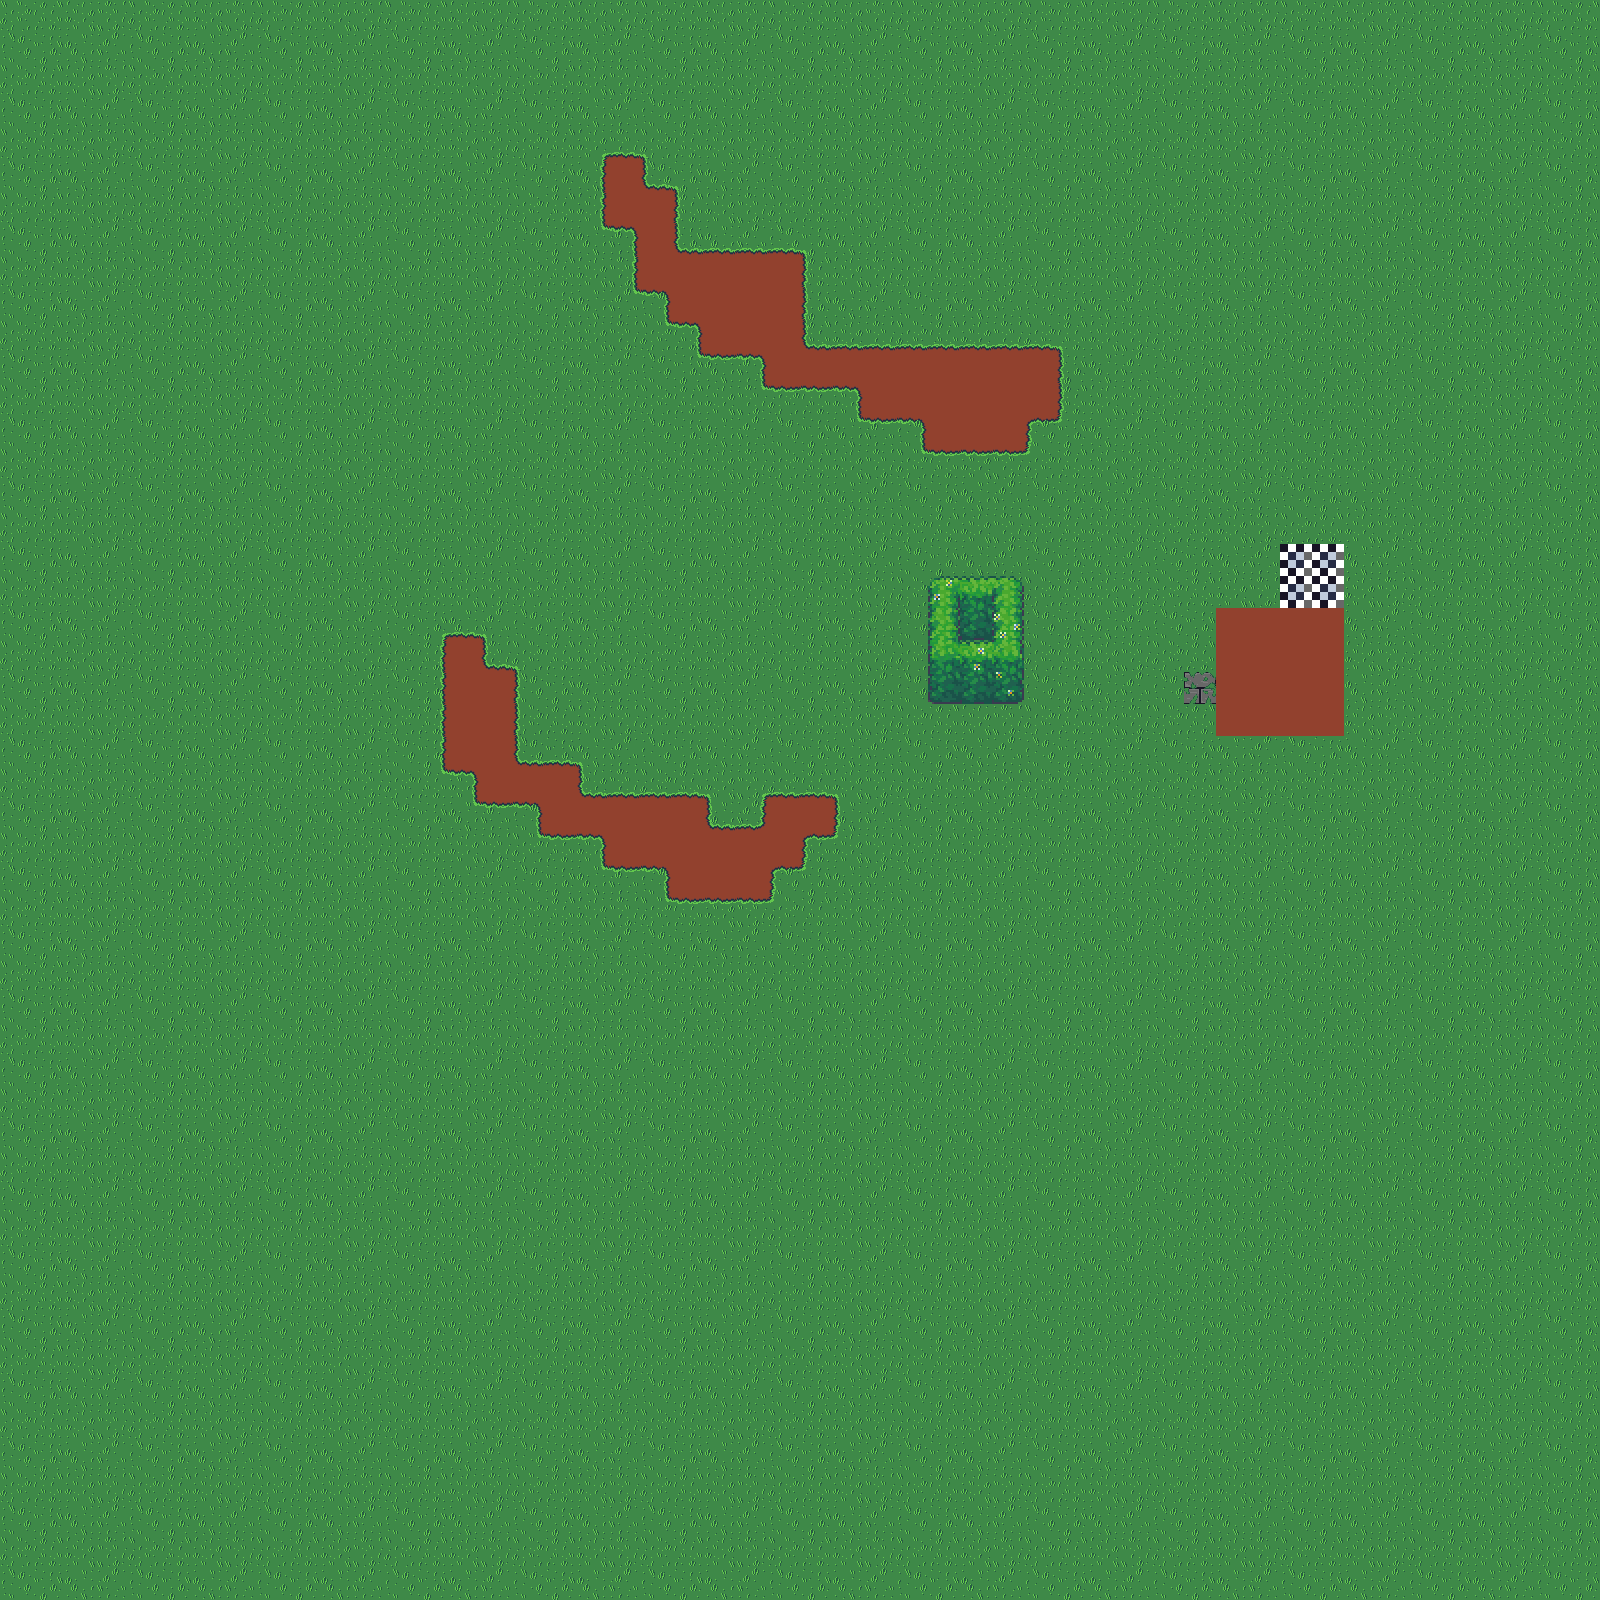

This is a level from a 2D game, rendered from its Tiled map with the project's own tilesets. A one-line summary and the map file follow, with tile-layer data summarised:
An orthogonal 50x50 tile map with 32x32 px tiles, 4 tile layers (Ground, Crop external, Terrain, Crop internal), 2 tilesets and 5 objects (2x collision, portal, portal_exit, entity).

<map version="1.10" tiledversion="1.10.2" orientation="orthogonal" renderorder="right-down" width="50" height="50" tilewidth="32" tileheight="32" infinite="0" nextlayerid="19" nextobjectid="108">
 <tileset firstgid="1" source="tilemap.tsx" />
 <tileset firstgid="257" name="foliage" tilewidth="32" tileheight="32" tilecount="200" columns="10">
  <image source="bushes.png" width="320" height="640" />
 </tileset>
 <layer id="9" name="Ground" width="50" height="50">
  <data>[2500 cells, 2500 non-empty, 2 distinct tile ids]</data>
 </layer>
 <layer id="17" name="Crop external" width="50" height="50">
  <data>[2500 cells, 2440 non-empty, 8 distinct tile ids]</data>
 </layer>
 <layer id="11" name="Terrain" width="50" height="50">
  <data>[2500 cells, 96 non-empty, 3 distinct tile ids]</data>
 </layer>
 <layer id="18" name="Crop internal" width="50" height="50">
  <data>[2500 cells, 2440 non-empty, 23 distinct tile ids]</data>
 </layer>
 <objectgroup id="3" name="objects">
  <properties>
   <property name="zoom" type="float" value="4" />
  </properties>
  <object id="2" type="collision" x="1216" y="608" width="128" height="128">
   <properties>
    <property name="collision_type" value="solid" />
   </properties>
  </object>
  <object id="4" name="portal_test" type="portal" x="1280" y="544" width="64" height="64">
   <properties>
    <property name="targeted_exit_name" value="portal_test" />
    <property name="targeted_map_name" value="testb" />
    <property name="targeted_scene_name" value="scene1" />
   </properties>
  </object>
  <object id="9" name="portal_test" type="portal_exit" x="1205.5" y="551">
   <point />
  </object>
  <object id="13" type="collision" x="928" y="608" width="96" height="96">
   <properties>
    <property name="collision_type" value="sticky" />
   </properties>
  </object>
  <object id="15" name="player" type="entity" x="1124.24" y="630.303">
   <properties>
    <property name="pattern" value="player" />
   </properties>
   <point />
  </object>
 </objectgroup>
</map>
